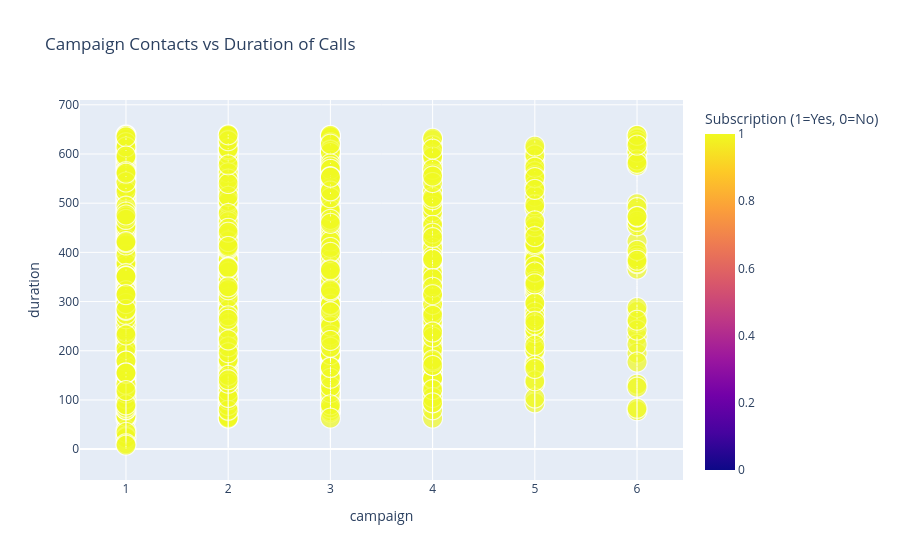

The cell this chart's notebook holds for it:
### Code cell
# Bubble Plot – Campaign Contacts vs Duration of Calls
fig = px.scatter(df, x='campaign', y='duration', size='y', color='y',
                 title='Campaign Contacts vs Duration of Calls',
                 labels={'y': 'Subscription (1=Yes, 0=No)'})
fig.show()

### Figure 1 — Plotly figure (JSON) as saved in the notebook; plotly's stock layout.template omitted (floating-point values rounded to 4 significant figures; data arrays with more than 128 entries replaced by an {"elided": "..."} marker saying what was removed)
{"data": [{"hovertemplate": "campaign=%{x}<br>duration=%{y}<br>Subscription (1=Yes, 0=No)=%{marker.color}<extra></extra>", "legendgroup": "", "marker": {"color": {"elided": "34614 int values"}, "coloraxis": "coloraxis", "size": {"elided": "34614 int values"}, "sizemode": "area", "sizeref": 0.0025, "symbol": "circle"}, "mode": "markers", "name": "", "showlegend": false, "x": {"elided": "34614 int values"}, "xaxis": "x", "y": {"elided": "34614 int values"}, "yaxis": "y", "type": "scattergl"}], "layout": {"xaxis": {"anchor": "y", "domain": [0, 1], "title": {"text": "campaign"}}, "yaxis": {"anchor": "x", "domain": [0, 1], "title": {"text": "duration"}}, "coloraxis": {"colorbar": {"title": {"text": "Subscription (1=Yes, 0=No)"}}, "colorscale": [[0, "#0d0887"], [0.1111, "#46039f"], [0.2222, "#7201a8"], [0.3333, "#9c179e"], [0.4444, "#bd3786"], [0.5556, "#d8576b"], [0.6667, "#ed7953"], [0.7778, "#fb9f3a"], [0.8889, "#fdca26"], [1, "#f0f921"]]}, "legend": {"tracegroupgap": 0, "itemsizing": "constant"}, "title": {"text": "Campaign Contacts vs Duration of Calls"}}}
